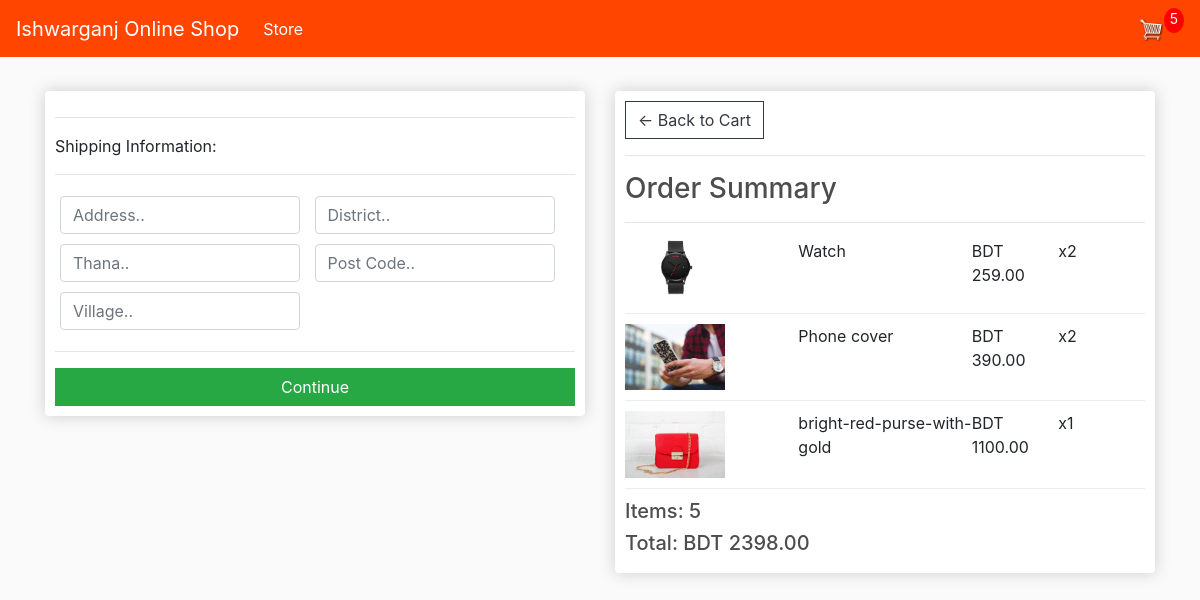
The app's page /checkout/ (signed in) with its own data.
### store/models.py (models this page shows, shortened)
class OrderItem(models.Model):
	product = models.ForeignKey(Product, on_delete=models.SET_NULL, null=True)
	order = models.ForeignKey(Order, on_delete=models.SET_NULL, null=True)
	quantity = models.IntegerField(default=0, null=True, blank=True)
	date_added = models.DateTimeField(auto_now_add=True)
	@property
	def get_total(self):
		total = self.product.price * self.quantity
		return total

class Product(models.Model):
	name = models.CharField(max_length=200)
	price = models.FloatField()
	digital = models.BooleanField(default=False,null=True, blank=True)
	image = models.ImageField(null=True, blank=True)
	@property
	def imageURL(self):
		try:
			url = self.image.url
		except:
			url = ''
		return url

class Order(models.Model):
	customer = models.ForeignKey(Customer, on_delete=models.SET_NULL, null=True, blank=True)
	date_ordered = models.DateTimeField(auto_now_add=True)
	complete = models.BooleanField(default=False)
	transaction_id = models.CharField(max_length=100, null=True)
	@property
	def shipping(self):
		shipping = False
		orderitems = self.orderitem_set.all()
		for i in orderitems:
			if i.product.digital == False:
				shipping = True
		return shipping
	@property
	def get_cart_total(self):
		orderitems = self.orderitem_set.all()
		total = sum([item.get_total for item in orderitems])
		return total
	@property
	def get_cart_items(self):
		orderitems = self.orderitem_set.all()
		total = sum([item.quantity for item in orderitems])
		return total

### store/views.py (the view)
# urls.py: path('checkout/', views.checkout, name="checkout"),
def checkout(request):
	data = cartData(request)
	cartItems = data['cartItems']
	order = data['order']
	items = data['items']
	context = {'items':items, 'order':order, 'cartItems':cartItems}
	return render(request, 'store/checkout.html', context)

### store/utils.py (called while the page is built)
def cartData(request):
	if request.user.is_authenticated:
		customer = request.user.customer
		order, created = Order.objects.get_or_create(customer=customer, complete=False)
		items = order.orderitem_set.all()
		cartItems = order.get_cart_items
	else:
		cookieData = cookieCart(request)
		cartItems = cookieData['cartItems']
		order = cookieData['order']
		items = cookieData['items']
	return {'cartItems':cartItems ,'order':order, 'items':items}

### store/templates/store/checkout.html (shortened to what this page needs)
{% extends 'store/main.html' %}
{% load static %}
{% block content %}
<div class="row">
	<div class="col-lg-6">
		<div class="box-element" id="form-wrapper">
			<form id="form">
				<div id="shipping-info">
					<hr>
					<p>Shipping Information:</p>
					<hr>
					<div class="form-field">
						<input class="form-control" type="text" name="address" placeholder="Address..">
					</div>
					<div class="form-field">
						<input class="form-control" type="text" name="city" placeholder="District..">
					</div>
					<div class="form-field">
						<input class="form-control" type="text" name="state" placeholder="Thana..">
					</div>
					<div class="form-field">
						<input class="form-control" type="text" name="zipcode" placeholder="Post Code..">
					</div>
					<div class="form-field">
						<input class="form-control" type="text" name="country" placeholder="Village..">
					</div>
				</div>
				<hr>
				<input id="form-button" class="btn btn-success btn-block" type="submit" value="Continue">
			</form>
		</div>
		<br>
	</div>
	<div class="col-lg-6">
		<div class="box-element">
			<a class="btn btn-outline-dark" href="{% url 'cart' %}">&#x2190; Back to Cart</a>
			<hr>
			<h3>Order Summary</h3>
			<hr>
			{% for item in items %}
			<div class="cart-row">
				<div style="flex:2"><img class="row-image" src="{{item.product.imageURL}}"></div>
				<div style="flex:2">
					<p>{{item.product.name}}</p>
				</div>
				<div style="flex:1">
					<p>BDT {{item.product.price|floatformat:2}}</p>
				</div>
				<div style="flex:1">
					<p>x{{item.quantity}}</p>
				</div>
			</div>
			{% endfor %}
			<h5>Items: {{order.get_cart_items}}</h5>
			<h5>Total: BDT {{order.get_cart_total|floatformat:2}}</h5>
		</div>
	</div>
</div>
{% endblock content %}

### static/css/main.css (style rules this page uses)
body { background-color: hsl(0, 0%, 98%); }
h1,h2,h3,h4,h5,h6 { color:hsl(0, 0%, 30%); }
.box-element { box-shadow:hsl(0, 0%, 80%) 0 0 16px; background-color: #fff; border-radius: 4px; padding: 10px; }
.col-lg-4, .col-lg-6, .col-lg-8, .col-lg-12 { margin-top: 10px; }
.btn { border-radius: 0; }
.row-image { width: 100px; }
.form-field { width:250px; display: inline-block; padding: 5px; }
.cart-row { display: flex; align-items: flex-stretch; padding-bottom: 10px; margin-bottom: 10px; border-bottom: 1px solid #ececec; }

### records on screen
OrderItem: product.imageURL (picture), product.name "Watch", product.price "259.00", quantity "2"
OrderItem: product.imageURL (picture), product.name "Phone cover", product.price "390.00", quantity "2"
OrderItem: product.imageURL (picture), product.name "bright-red-purse-with-gold", product.price "1100.00", quantity "1"
Order: get_cart_items "5", get_cart_total "2398.00"

### other values on screen
{{ cartItems }} "5"
